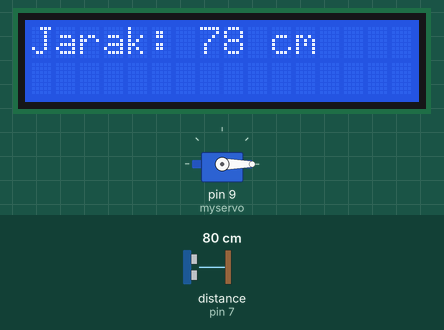
Bench run of a sketch on a simulated Arduino Uno, built with avr-gcc and run on an emulated ATmega328P. Shown: 16×2 character LCD, servo. Wiring (inferred from the names in the program): ultrasonic range finder: trigger pin 6; echo pin 7. The test bench sets the inputs (shaded band); at power-on: distance to the obstacle (sensor on pin 7) 80 cm. The echo pulse lasts 58.3 µs per cm; what the sketch prints to the serial monitor is not drawn.

Above: at 1.2 s.
1.3 s: distance to the obstacle (sensor on pin 7) set to 18 cm
At 2.5 s:
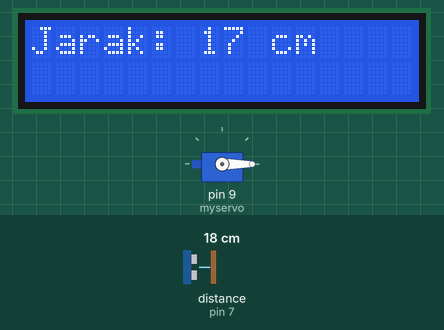
2.8 s: distance to the obstacle (sensor on pin 7) set to 15 cm
At 3.5 s:
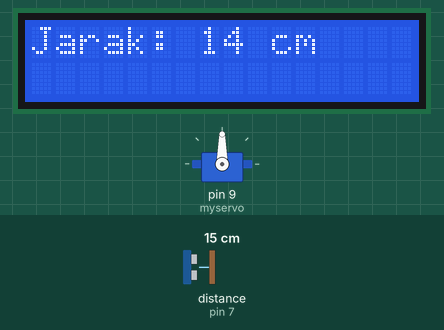
Timing chart, 0 to 9.6 s (numbered marks = the images above; inputs shaded):
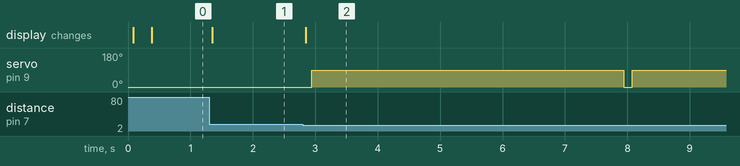

The sketch:

sistemPakanOtomatis.ino
```cpp
#include <Servo.h>
Servo myservo;
#include <LiquidCrystal_I2C.h>
LiquidCrystal_I2C lcd(0x27, 16, 2);
#define trigPin 6 //pasang pin D2 Arduino ke pin Triger HC-SR04
#define echoPin 7 // pasang pin D3 Arduino ke pin Echo HC-SR04

// defines variables
long duration; // variabel untuk durasi perjalanan gelombang suara
int distance; // variabel untuk pengukuran jarak

void setup() {

  lcd.begin();
  pinMode(trigPin, OUTPUT); // Menetapkan trigPin sebagai OUTPUT
  pinMode(echoPin, INPUT); // Menetapkan echoPin sebagai INPUTINPUT
  Serial.begin(9600); // // Komunikasi Serial dimulai dengan kecepatan baudrate 9600
  Serial.println("Ultrasonic Sensor HC-SR04 Test"); // cetak beberapa teks di Serial Monitor
  Serial.println("with Arduino UNO R3");
myservo.attach(9);
}
void loop() {
  myservo.write(0);
  // Menghapus kondisi trigPin
  digitalWrite(trigPin, LOW);
  delayMicroseconds(2);
  // Menyetel trigPin TINGGI (AKTIF) selama 10 mikrodetik
  digitalWrite(trigPin, HIGH);
  delayMicroseconds(10);
  digitalWrite(trigPin, LOW);
 duration = pulseIn(echoPin, HIGH);
  // Menghitung jarak
  distance = duration * 0.034 / 2; // Kecepatan gelombang suara dibagi 2 (pergi dan kembali)
  // Menampilkan jarak pada Serial Monitor
  Serial.print("Distance: ");
  Serial.print(distance);
  Serial.println(" cm");
lcd.setCursor(0,0);
  lcd.print("Jarak: ");
  lcd.print(distance);
  lcd.print(" cm                        ");
  delay(100);
//lcd.clear();
  if(distance<=15){
    myservo.write(90);
    delay(5000);
    myservo.write(0);
  }
  }
//-----------------------------------------------end program--------------------------------------------
```

Measured:
- the behaviour switches between 17 and 16 cm on distance to the obstacle (sensor on pin 7) (found by bisection; images 1 and 2)
- after the input at 1.3 s, the display: changes after 0.05 s (image 1)
- after the input at 2.8 s, servo on pin 9 (myservo): 0° → 90° after 0.14 s, → 0° 5.0 s later, → 90° 0.14 s later; the display: changes at once (image 2)
